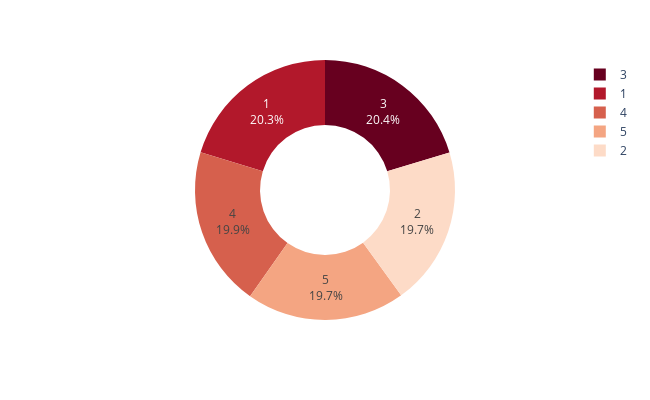

Notebook cell for this chart:
### Code cell
# Customer Rating
integer_columns = df.select_dtypes(include = ['int64'])
print(integer_columns.head(3))
customer_ratings = integer_columns['Customer_rating'].value_counts().reset_index()
customer_ratings.columns = ['Customer_rating', 'value_counts']
fig = px.pie(customer_ratings, names = 'Customer_rating',
             values = 'value_counts',
             color_discrete_sequence = px.colors.sequential.RdBu,
             width = 650, height = 400, hole = 0.5)
fig.update_traces(textinfo = 'percent+label')

### Figure 1 — Plotly figure (JSON) as saved in the notebook; plotly's stock layout.template omitted (floating-point values rounded to 4 significant figures)
{"data": [{"domain": {"x": [0, 1], "y": [0, 1]}, "hole": 0.5, "hovertemplate": "Customer_rating=%{label}<br>value_counts=%{value}<extra></extra>", "labels": [3, 1, 4, 5, 2], "legendgroup": "", "name": "", "showlegend": true, "textinfo": "percent+label", "type": "pie", "values": [2239, 2235, 2189, 2171, 2165]}], "layout": {"height": 400, "legend": {"tracegroupgap": 0}, "margin": {"t": 60}, "piecolorway": ["rgb(103,0,31)", "rgb(178,24,43)", "rgb(214,96,77)", "rgb(244,165,130)", "rgb(253,219,199)", "rgb(247,247,247)", "rgb(209,229,240)", "rgb(146,197,222)", "rgb(67,147,195)", "rgb(33,102,172)", "rgb(5,48,97)"], "width": 650}}
